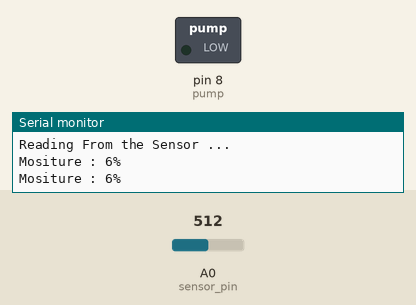
A sketch run on a simulated Arduino Uno, built with avr-gcc and run on an emulated ATmega328P. On the bench: switched loads named in the sketch (green lamp = pin HIGH), the last lines printed to the serial monitor. The inputs (shaded band) are chosen by the test bench; at power-on: A0 (sensor_pin) = 512.

Above: at 3.2 s.
3.3 s: A0 (sensor_pin) set to 395
5.2 s: A0 (sensor_pin) set to 367
At 6.9 s:
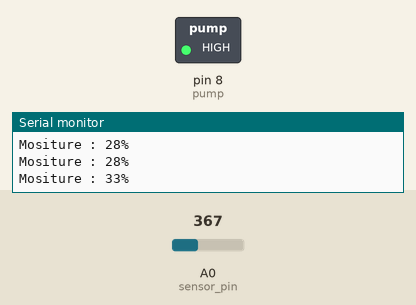
7.5 s: A0 (sensor_pin) set to 511
At 8.5 s:
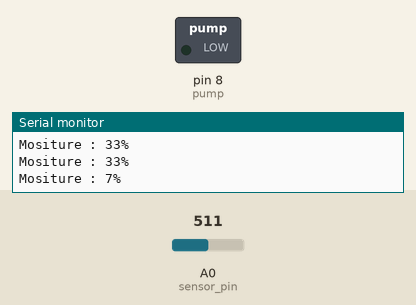
9.5 s: A0 (sensor_pin) set to 306
At 11.2 s:
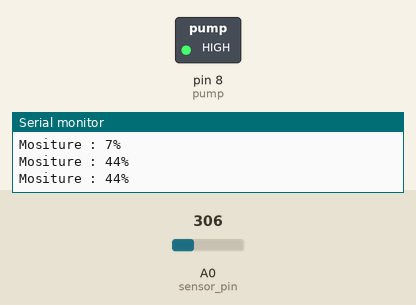
Timing chart, 0 to 12.5 s (numbered marks = the images above; inputs shaded):
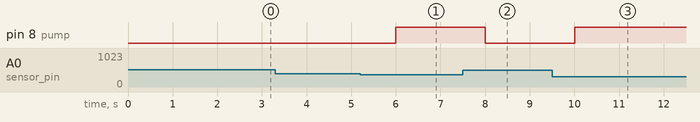

Measured:
- the behaviour switches between 386 and 385 on A0 (sensor_pin) (found by bisection; images 0 and 1)
- after the input at 5.2 s, pin 8 (pump): LOW → HIGH after 0.80 s
- after the input at 7.5 s, pin 8 (pump): HIGH → LOW after 0.50 s
- after the input at 9.5 s, pin 8 (pump): LOW → HIGH after 0.50 s

The sketch:

pump.ino
```cpp
int pump = 8;
int sensor_pin = A0;

int output_value ;

void setup() {
  Serial.begin(9600);
  pinMode(pump, OUTPUT);

 Serial.println("Reading From the Sensor ...");

 delay(2000);
}

void loop() {

  output_value= analogRead(sensor_pin);

  output_value = map(output_value,550,0,0,100);

  Serial.print("Mositure : ");
  Serial.print(output_value);

  Serial.println("%");


  if(output_value>=30 ){
    digitalWrite(pump, HIGH);
    }
    else{

      digitalWrite(pump, LOW);

      }
delay(1000);
}
```
